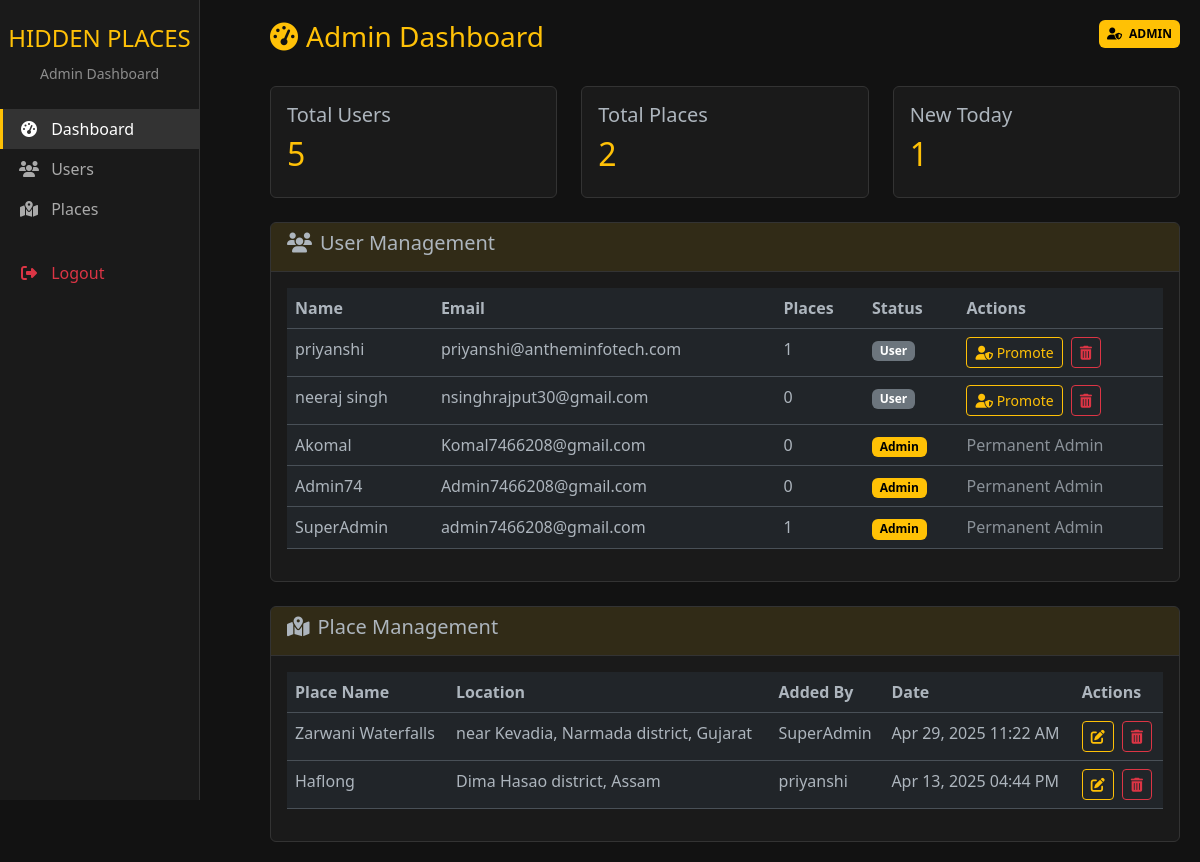
Page /admin/dashboard (signed in) on the committed database.
### app.py (models this page shows)
class User(db.Model):
    id = db.Column(db.Integer, primary_key=True)
    email = db.Column(db.String(120), unique=True, nullable=False)
    first_name = db.Column(db.String(50), nullable=False)
    password = db.Column(db.String(200), nullable=False)
    is_admin = db.Column(db.Boolean, default=False)
    is_permanent_admin = db.Column(db.Boolean, default=False)
    places = db.relationship('Place', backref='author', lazy=True)

class Place(db.Model):
    id = db.Column(db.Integer, primary_key=True)
    name = db.Column(db.String(100), nullable=False)
    location = db.Column(db.String(100), nullable=False)
    description = db.Column(db.Text, nullable=False)
    image = db.Column(db.String(100), nullable=False)
    best_time = db.Column(db.String(50))
    timestamp = db.Column(db.DateTime, default=datetime.utcnow)
    user_id = db.Column(db.Integer, db.ForeignKey('user.id'), nullable=False)

### app.py (the view)
@app.route('/admin/dashboard')
def admin_dashboard():
    if not session.get('is_admin'):
        flash("Admin access required", "danger")
        return redirect(url_for('login'))
    all_users = User.query.order_by(User.id).all()
    all_places = Place.query.order_by(Place.timestamp.desc()).all()
    today = datetime.utcnow().date()
    today_places = Place.query.filter(
        db.func.date(Place.timestamp) == today
    ).count()
    return render_template("admin_dashboard.html",
                         users=all_users,
                         places=all_places,
                         today_places=today_places)

### app.py (called while the page is built)
@app.template_filter('datetimeformat')
def datetimeformat(value, format='%b %d, %Y %I:%M %p'):
    return value.strftime(format)

@app.before_request
def check_admin_access():
    if request.path.startswith('/admin') and not request.endpoint == 'admin_login':
        if not session.get('is_admin'):
            flash("Admin access required", "danger")
            return redirect(url_for('login'))

### templates/admin_dashboard.html (shortened to what this page needs)
<!DOCTYPE html>
<html lang="en" data-bs-theme="dark">
<head>
    <link href="https://cdn.jsdelivr.net/npm/bootstrap@5.3.0/dist/css/bootstrap.min.css" rel="stylesheet">
    <link rel="stylesheet" href="https://cdnjs.cloudflare.com/ajax/libs/font-awesome/6.4.0/css/all.min.css">
</head>
<body>
    <div class="sidebar col-md-3 col-lg-2 d-md-block">
        <div class="text-center py-4">
            <h4 class="text-warning">HIDDEN PLACES</h4>
            <small class="text-white-50">Admin Dashboard</small>
        </div>
        <ul class="nav flex-column">
            <li class="nav-item">
                <a class="nav-link active" href="#">
                    <i class="fas fa-tachometer-alt"></i> Dashboard
                </a>
            </li>
            <li class="nav-item">
                <a class="nav-link" href="#users">
                    <i class="fas fa-users"></i> Users
                </a>
            </li>
            <li class="nav-item">
                <a class="nav-link" href="#places">
                    <i class="fas fa-map-marked-alt"></i> Places
                </a>
            </li>
            <li class="nav-item mt-4">
                <a class="nav-link text-danger" href="{{ url_for('logout') }}">
                    <i class="fas fa-sign-out-alt"></i> Logout
                </a>
            </li>
        </ul>
    </div>
    <div class="main-content">
        <div class="d-flex justify-content-between mb-4">
            <h3 class="text-warning">
                <i class="fas fa-tachometer-alt me-2"></i>Admin Dashboard
            </h3>
            <div class="text-end">
                <span class="badge badge-admin p-2">
                    <i class="fas fa-user-shield me-1"></i> ADMIN
                </span>
            </div>
        </div>
        <div class="row mb-4">
            <div class="col-md-4">
                <div class="card">
                    <div class="card-body">
                        <h5 class="card-title">Total Users</h5>
                        <h2 class="text-warning">{{ users|length }}</h2>
                    </div>
                </div>
            </div>
            <div class="col-md-4">
                <div class="card">
                    <div class="card-body">
                        <h5 class="card-title">Total Places</h5>
                        <h2 class="text-warning">{{ places|length }}</h2>
                    </div>
                </div>
            </div>
            <div class="col-md-4">
                <div class="card">
                    <div class="card-body">
                        <h5 class="card-title">New Today</h5>
                        <h2 class="text-warning">{{ today_places }}</h2>
                    </div>
                </div>
            </div>
        </div>
        <div class="card mb-4" id="users">
            <div class="card-header d-flex justify-content-between align-items-center">
                <h5><i class="fas fa-users me-2"></i>User Management</h5>
            </div>
            <div class="card-body">
                <div class="table-responsive">
                    <table class="table table-hover">
                        <thead>
                            <tr>
                                <th>Name</th>
                                <th>Email</th>
                                <th>Places</th>
                                <th>Status</th>
                                <th>Actions</th>
                            </tr>
                        </thead>
                        <tbody>
                            {% for user in users %}
                            <tr>
                                <td>{{ user.first_name }}</td>
                                <td>{{ user.email }}</td>
                                <td>{{ user.places|length }}</td>
                                <td>
                                    {% if user.is_admin %}
                                        <span class="badge badge-admin">Admin</span>
                                    {% else %}
                                        <span class="badge bg-secondary">User</span>
                                    {% endif %}
                                </td>
                                <td class="action-buttons">
                                    {% if not user.is_permanent_admin %}
                                    <form action="{{ url_for('toggle_user', user_id=user.id) }}" method="POST" class="d-inline">
                                        <button type="submit" class="btn btn-sm btn-outline-warning">
                                            <i class="fas fa-user-shield"></i> {{ 'Demote' if user.is_admin else 'Promote' }}
                                        </button>
                                    </form>
                                    <form action="{{ url_for('delete_user', user_id=user.id) }}" method="POST" class="d-inline ms-1">
                                        <button type="submit" class="btn btn-sm btn-outline-danger"
                                                onclick="return confirm('Are you sure you want to delete this user?')">
                                            <i class="fas fa-trash-alt"></i>
                                        </button>
                                    </form>
                                    {% else %}
                                    <span class="text-muted">Permanent Admin</span>
                                    {% endif %}
                                </td>
                            </tr>
                            {% endfor %}
                        </tbody>
                    </table>
                </div>
            </div>
        </div>
        <div class="card" id="places">
            <div class="card-header d-flex justify-content-between align-items-center">
                <h5><i class="fas fa-map-marked-alt me-2"></i>Place Management</h5>
            </div>
            <div class="card-body">
                <div class="table-responsive">
                    <table class="table table-hover">
                        <thead>
                            <tr>
                                <th>Place Name</th>
                                <th>Location</th>
                                <th>Added By</th>
                                <th>Date</th>
                                <th>Actions</th>
                            </tr>
                        </thead>
                        <tbody>
                            {% for place in places %}
                            <tr>
                                <td>{{ place.name }}</td>
                                <td>{{ place.location }}</td>
                                <td>{{ place.author.first_name }}</td>
                                <td>{{ place.timestamp|datetimeformat }}</td>
                                <td class="action-buttons">
                                    <a href="{{ url_for('edit_place', place_id=place.id) }}"
                                       class="btn btn-sm btn-outline-warning">
                                        <i class="fas fa-edit"></i>
                                    </a>
                                    <form action="{{ url_for('delete_place', place_id=place.id) }}"
                                          method="POST" class="d-inline ms-1">
                                        <button type="submit" class="btn btn-sm btn-outline-danger"
                                                onclick="return confirm('Are you sure you want to delete this place?')">
                                            <i class="fas fa-trash-alt"></i>
                                        </button>
                                    </form>
                                </td>
                            </tr>
                            {% endfor %}
                        </tbody>
                    </table>
                </div>
            </div>
        </div>
    </div>
</body>
</html>

### templates/admin_dashboard.html (style rules this page uses)
:root { --dark-bg: #1a1a1a; --darker-bg: #121212; --yellow-accent: hsl(45, 100%, 51%); }
body { background: var(--darker-bg); color: #e0e0e0; }
.sidebar { background: var(--dark-bg); border-right: 1px solid #333; height: 100vh; position: fixed; }
.nav-link { color: #aaa; border-left: 3px solid transparent; }
.nav-link:hover, .nav-link.active { color: white; background: #333; border-left: 3px solid var(--yellow-accent); }
.nav-link i { width: 20px; text-align: center; margin-right: 8px; }
.card { background: var(--dark-bg); border: 1px solid #333; }
.card-header { border-bottom: 1px solid #333; background: rgba(255, 193, 7, 0.1); }
.table { color: #e0e0e0; }
.badge-admin { background: var(--yellow-accent); color: #000; }
.main-content { margin-left: 250px; padding: 20px; }
.action-buttons { white-space: nowrap; }

### rows in the picture
User: first_name "priyanshi", email "priyanshi@antheminfotech.com", places|length "1", shows "User", is_admin "Promote"
User: first_name "neeraj singh", email "nsinghrajput30@gmail.com", places|length "0", shows "User", is_admin "Promote"
User: first_name "Akomal", email "Komal7466208@gmail.com", places|length "0", is_admin "Admin", is_permanent_admin "Permanent Admin"
User: first_name "Admin74", email "Admin7466208@gmail.com", places|length "0", is_admin "Admin", is_permanent_admin "Permanent Admin"
User: first_name "SuperAdmin", email "admin7466208@gmail.com", places|length "1", is_admin "Admin", is_permanent_admin "Permanent Admin"
Place: name "Zarwani Waterfalls", location "near Kevadia, Narmada district, Gujarat", author.first_name "SuperAdmin", timestamp "Apr 29, 2025 11:22 AM"
Place: name "Haflong", location "Dima Hasao district, Assam", author.first_name "priyanshi", timestamp "Apr 13, 2025 04:44 PM"

### other values in the picture
{{ users|length }} "5"
{{ places|length }} "2"
{{ today_places }} "1"
